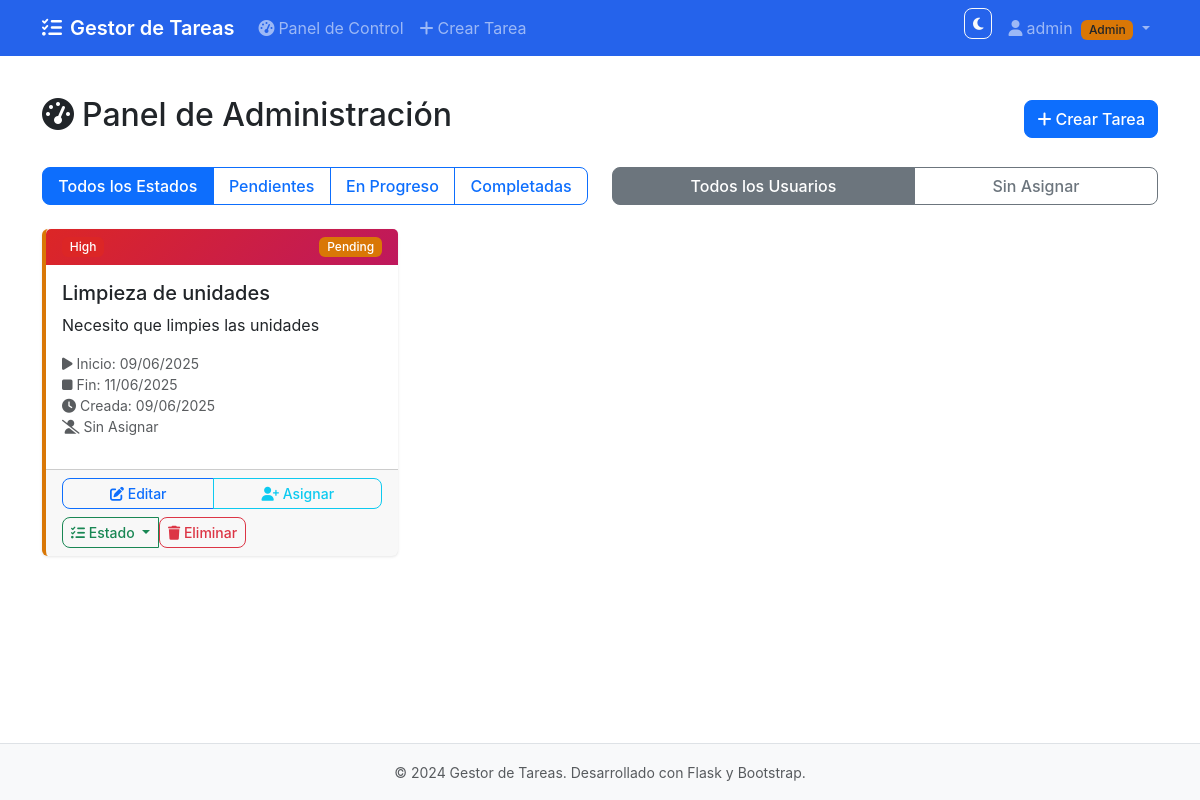
The page /admin_dashboard (signed in) on the database as committed earlier.
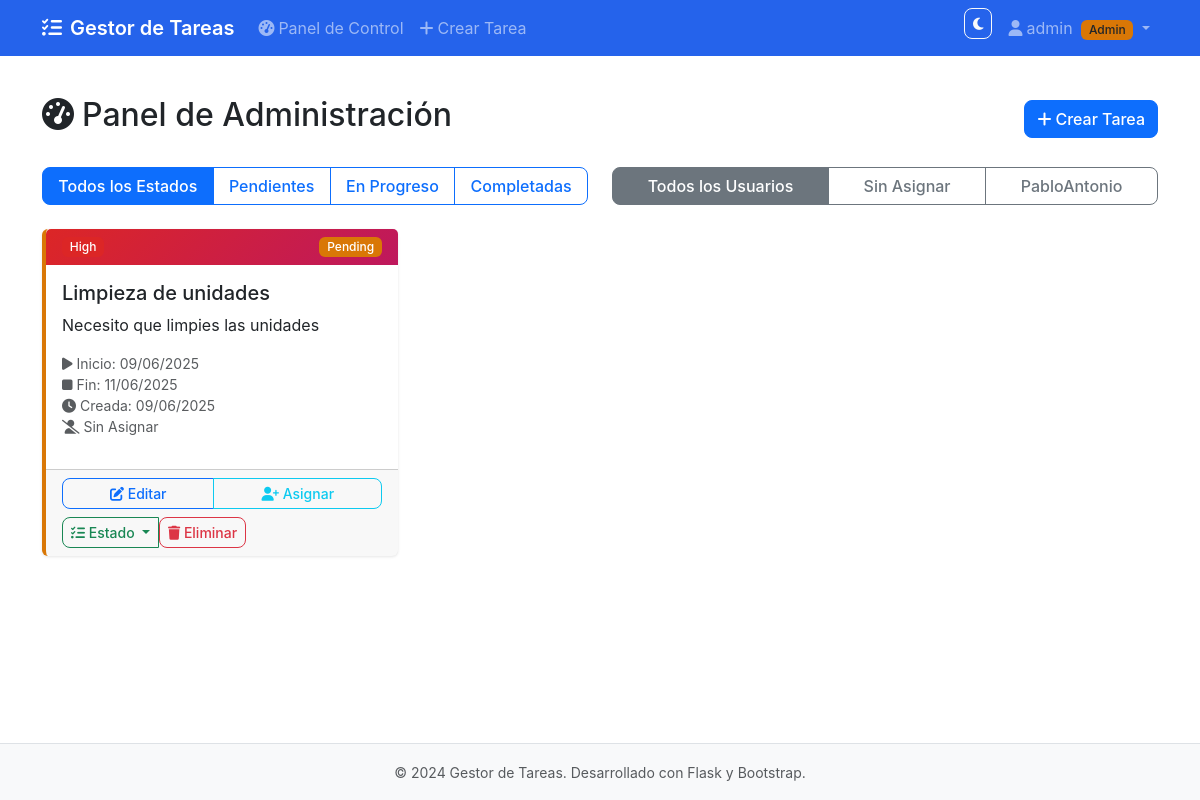
The same page on the database as committed later.
### models.py (models this page shows, shortened)
class User(UserMixin, db.Model):
    id = db.Column(db.Integer, primary_key=True)
    username = db.Column(db.String(64), unique=True, nullable=False)
    email = db.Column(db.String(120), unique=True, nullable=False)
    password_hash = db.Column(db.String(256), nullable=False)
    is_admin = db.Column(db.Boolean, default=False, nullable=False)
    created_at = db.Column(db.DateTime, default=datetime.utcnow)
    assigned_tasks = db.relationship('Task', foreign_keys='Task.assigned_to_id', backref='assigned_user', lazy=True)

class Task(db.Model):
    id = db.Column(db.Integer, primary_key=True)
    title = db.Column(db.String(200), nullable=False)
    description = db.Column(db.Text)
    start_date = db.Column(db.Date)
    end_date = db.Column(db.Date)
    status = db.Column(db.String(20), default='pending', nullable=False)  # pending, in_progress, completed
    priority = db.Column(db.String(10), default='medium', nullable=False)  # low, medium, high
    created_at = db.Column(db.DateTime, default=datetime.utcnow)
    updated_at = db.Column(db.DateTime, default=datetime.utcnow, onupdate=datetime.utcnow)
    assigned_to_id = db.Column(db.Integer, db.ForeignKey('user.id'))
    created_by_id = db.Column(db.Integer, db.ForeignKey('user.id'), nullable=False)
    created_by = db.relationship('User', foreign_keys=[created_by_id], backref='created_tasks')
    @property
    def status_badge_class(self):
        status_classes = {
            'pending': 'bg-warning',
            'in_progress': 'bg-info',
            'completed': 'bg-success'
        }
        return status_classes.get(self.status, 'bg-secondary')
    @property
    def priority_badge_class(self):
        priority_classes = {
            'low': 'bg-secondary',
            'medium': 'bg-primary',
            'high': 'bg-danger'
        }
        return priority_classes.get(self.priority, 'bg-secondary')

### routes.py (the view)
@app.route('/admin_dashboard')
@login_required
def admin_dashboard():
    if not current_user.is_admin:
        flash('Access denied. Admin privileges required.', 'error')
        return redirect(url_for('dashboard'))
    status_filter = request.args.get('status', 'all')
    user_filter = request.args.get('user', 'all')
    query = Task.query
    if status_filter != 'all':
        query = query.filter_by(status=status_filter)
    if user_filter != 'all':
        if user_filter == 'unassigned':
            query = query.filter_by(assigned_to_id=None)
        else:
            query = query.filter_by(assigned_to_id=int(user_filter))
    tasks = query.order_by(Task.created_at.desc()).all()
    users = User.query.filter_by(is_admin=False).all()
    return render_template('admin_dashboard.html', tasks=tasks, users=users,
                         status_filter=status_filter, user_filter=user_filter)

### app.py (called while the page is built)
@login_manager.user_loader
def load_user(user_id):
    from models import User
    return User.query.get(int(user_id))

### templates/admin_dashboard.html (shortened to what this page needs)
{% extends "base.html" %}
{% block content %}
<div class="row">
    <div class="col-12">
        <div class="d-flex justify-content-between align-items-center mb-4">
            <h2><i class="fas fa-tachometer-alt me-2"></i>Panel de Administración</h2>
            <a href="{{ url_for('create_task') }}" class="btn btn-primary">
                <i class="fas fa-plus me-1"></i>Crear Tarea
            </a>
        </div>
        <div class="row mb-4">
            <div class="col-md-6">
                <div class="btn-group w-100" role="group">
                    <a href="{{ url_for('admin_dashboard', status='all', user=user_filter) }}"
                       class="btn {{ 'btn-primary' if status_filter == 'all' else 'btn-outline-primary' }}">
                        Todos los Estados
                    </a>
                    <a href="{{ url_for('admin_dashboard', status='pending', user=user_filter) }}"
                       class="btn {{ 'btn-primary' if status_filter == 'pending' else 'btn-outline-primary' }}">
                        Pendientes
                    </a>
                    <a href="{{ url_for('admin_dashboard', status='in_progress', user=user_filter) }}"
                       class="btn {{ 'btn-primary' if status_filter == 'in_progress' else 'btn-outline-primary' }}">
                        En Progreso
                    </a>
                    <a href="{{ url_for('admin_dashboard', status='completed', user=user_filter) }}"
                       class="btn {{ 'btn-primary' if status_filter == 'completed' else 'btn-outline-primary' }}">
                        Completadas
                    </a>
                </div>
            </div>
            <div class="col-md-6">
                <div class="btn-group w-100" role="group">
                    <a href="{{ url_for('admin_dashboard', status=status_filter, user='all') }}"
                       class="btn {{ 'btn-secondary' if user_filter == 'all' else 'btn-outline-secondary' }}">
                        Todos los Usuarios
                    </a>
                    <a href="{{ url_for('admin_dashboard', status=status_filter, user='unassigned') }}"
                       class="btn {{ 'btn-secondary' if user_filter == 'unassigned' else 'btn-outline-secondary' }}">
                        Sin Asignar
                    </a>
                    {% for user in users %}
                    <a href="{{ url_for('admin_dashboard', status=status_filter, user=user.id) }}"
                       class="btn {{ 'btn-secondary' if user_filter == user.id|string else 'btn-outline-secondary' }}">
                        {{ user.username }}
                    </a>
                    {% endfor %}
                </div>
            </div>
        </div>
        {% if tasks %}
        <div class="row">
            {% for task in tasks %}
            <div class="col-md-6 col-lg-4 mb-4">
                <div class="card h-100 task-card">
                    <div class="card-header d-flex justify-content-between align-items-center">
                        <span class="badge {{ task.priority_badge_class }}">
                            {{ task.priority|title }}
                        </span>
                        <span class="badge {{ task.status_badge_class }}">
                            {{ task.status.replace('_', ' ')|title }}
                        </span>
                    </div>
                    <div class="card-body">
                        <h5 class="card-title">{{ task.title }}</h5>
                        {% if task.description %}
                        <p class="card-text">{{ task.description[:100] }}{% if task.description|length > 100 %}...{% endif %}</p>
                        {% endif %}
                        <div class="small text-muted mb-3">
                            {% if task.start_date %}
                            <div><i class="fas fa-play me-1"></i>Inicio: {{ task.start_date.strftime('%d/%m/%Y') }}</div>
                            {% endif %}
                            {% if task.end_date %}
                            <div><i class="fas fa-stop me-1"></i>Fin: {{ task.end_date.strftime('%d/%m/%Y') }}</div>
                            {% endif %}
                            <div><i class="fas fa-clock me-1"></i>Creada: {{ task.created_at.strftime('%d/%m/%Y') }}</div>
                            {% if task.assigned_user %}
                            <div><i class="fas fa-user me-1"></i>Asignada a: {{ task.assigned_user.username }}</div>
                            {% else %}
                            <div><i class="fas fa-user-slash me-1"></i>Sin Asignar</div>
                            {% endif %}
                        </div>
                    </div>
                    <div class="card-footer">
                        <div class="btn-group w-100 mb-2" role="group">
                            <a href="{{ url_for('edit_task', task_id=task.id) }}" class="btn btn-sm btn-outline-primary">
                                <i class="fas fa-edit"></i> Editar
                            </a>
                            <a href="{{ url_for('assign_task', task_id=task.id) }}" class="btn btn-sm btn-outline-info">
                                <i class="fas fa-user-plus"></i> Asignar
                            </a>
                        </div>
                        <div class="btn-group w-100" role="group">
                            <div class="btn-group" role="group">
                                <button type="button" class="btn btn-sm btn-outline-success dropdown-toggle" data-bs-toggle="dropdown">
                                    <i class="fas fa-tasks"></i> Estado
                                </button>
                            </div>
                            <form method="POST" action="{{ url_for('delete_task', task_id=task.id) }}" class="d-inline"
                                  onsubmit="return confirm('¿Estás seguro que querés eliminar esta tarea?')">
                                <button type="submit" class="btn btn-sm btn-outline-danger">
                                    <i class="fas fa-trash"></i> Eliminar
                                </button>
                            </form>
                        </div>
                    </div>
                </div>
            </div>
            {% endfor %}
        </div>
        {% endif %}
    </div>
</div>
{% endblock %}

### templates/base.html (shortened to what this page needs)
<!DOCTYPE html>
<html lang="es-AR" data-bs-theme="light">
<head>
    <link href="https://cdn.jsdelivr.net/npm/bootstrap@5.3.2/dist/css/bootstrap.min.css" rel="stylesheet">
    <link rel="stylesheet" href="https://cdnjs.cloudflare.com/ajax/libs/font-awesome/6.4.0/css/all.min.css">
    <link rel="stylesheet" href="{{ url_for('static', filename='css/style.css') }}">
</head>
<body>
    {% if current_user.is_authenticated %}
    <nav class="navbar navbar-expand-lg navbar-dark bg-primary">
        <div class="container">
            <a class="navbar-brand" href="{{ url_for('index') }}">
                <i class="fas fa-tasks me-2"></i>Gestor de Tareas
            </a>
            <div class="collapse navbar-collapse" id="navbarNav">
                <ul class="navbar-nav me-auto">
                    {% if current_user.is_admin %}
                    <li class="nav-item">
                        <a class="nav-link" href="{{ url_for('admin_dashboard') }}">
                            <i class="fas fa-tachometer-alt me-1"></i>Panel de Control
                        </a>
                    </li>
                    <li class="nav-item">
                        <a class="nav-link" href="{{ url_for('create_task') }}">
                            <i class="fas fa-plus me-1"></i>Crear Tarea
                        </a>
                    </li>
                    {% else %}
                    <li class="nav-item">
                        <a class="nav-link" href="{{ url_for('dashboard') }}">
                            <i class="fas fa-tachometer-alt me-1"></i>Mis Tareas
                        </a>
                    </li>
                    {% endif %}
                </ul>
                <ul class="navbar-nav">
                    <li class="nav-item">
                        <button class="btn btn-outline-light btn-sm me-2" onclick="toggleDarkMode()">
                            <i class="fas fa-moon" id="theme-icon"></i>
                        </button>
                    </li>
                    <li class="nav-item dropdown">
                        <a class="nav-link dropdown-toggle" href="#" role="button" data-bs-toggle="dropdown">
                            <i class="fas fa-user me-1"></i>{{ current_user.username }}
                            {% if current_user.is_admin %}
                            <span class="badge bg-warning text-dark ms-1">Admin</span>
                            {% endif %}
                        </a>
                    </li>
                </ul>
            </div>
        </div>
    </nav>
    {% endif %}
    <main class="container mt-4 mb-5">
        {% block content %}{% endblock %}
    </main>
    <footer class="bg-light mt-auto py-3">
        <div class="container text-center">
            <small class="text-muted">
                © 2024 Gestor de Tareas. Desarrollado con Flask y Bootstrap.
            </small>
        </div>
    </footer>
</body>
</html>

### static/css/style.css (style rules this page uses)
:root { --bs-primary: #2563eb; --bs-primary-rgb: 37, 99, 235; --bs-secondary: #64748b; --bs-secondary-rgb: 100, 116, 139; --bs-success: #059669; --bs-success-rgb: 5, 150, 105; --bs-warning: #d97706; --bs-warning-rgb: 217, 119, 6; --bs-danger: #dc2626; --bs-danger-rgb: 220, 38, 38; --bs-info: #0891b2; --bs-info-rgb: 8, 145, 178; }
body { min-height: 100vh; display: flex; flex-direction: column; font-family: -apple-system, BlinkMacSystemFont, 'Segoe UI', Roboto, Oxygen, Ubuntu, Cantarell, sans-serif; transition: background-color 0.3s ease, color 0.3s ease; }
main { flex: 1; }
.task-card { transition: transform 0.2s ease, box-shadow 0.2s ease; border: none; box-shadow: 0 1px 3px rgba(0, 0, 0, 0.1); }
.card-header { background: linear-gradient(135deg, var(--bs-primary), var(--bs-info)); color: white; border-bottom: none; }
.badge { font-size: 0.75rem; font-weight: 500; }
.btn { transition: all 0.2s ease; border-radius: 0.5rem; font-weight: 500; }
.btn-group .btn { border-radius: 0; }
.btn-group .btn:first-child { border-top-left-radius: 0.5rem; border-bottom-left-radius: 0.5rem; }
.btn-group .btn:last-child { border-top-right-radius: 0.5rem; border-bottom-right-radius: 0.5rem; }
.navbar-brand { font-weight: 600; font-size: 1.25rem; }
footer { background-color: var(--bs-secondary-bg) !important; border-top: 1px solid var(--bs-border-color); }
.task-card { animation: fadeInUp 0.5s ease-out; }
.status-pending { border-left: 4px solid var(--bs-warning); }
.priority-high .card-header { background: linear-gradient(135deg, var(--bs-danger), #be185d); }
* { transition: background-color 0.3s ease, color 0.3s ease, border-color 0.3s ease; }

Rows that differ between the two databases and show on the page:
added User: username "PabloAntonio"
